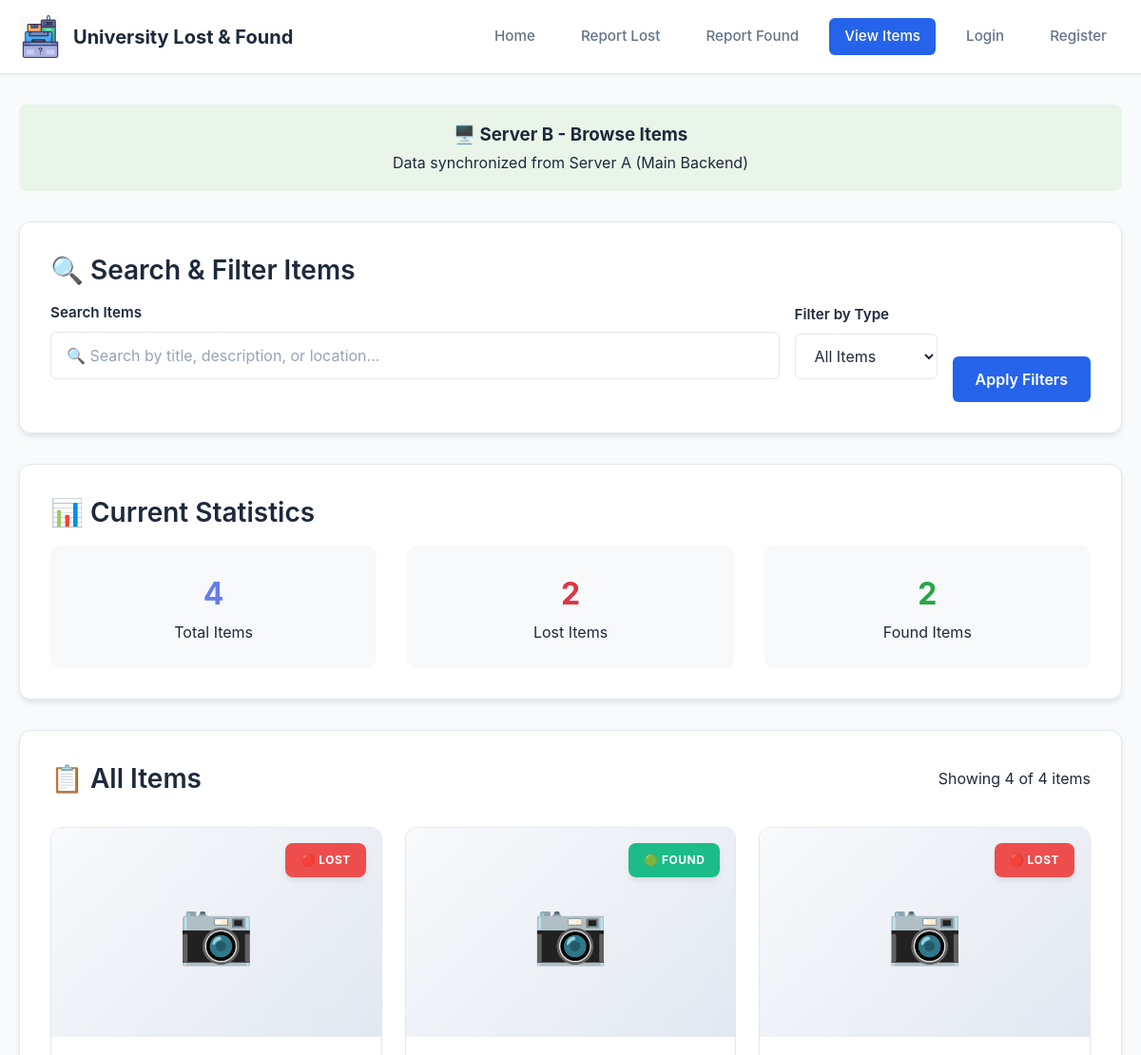
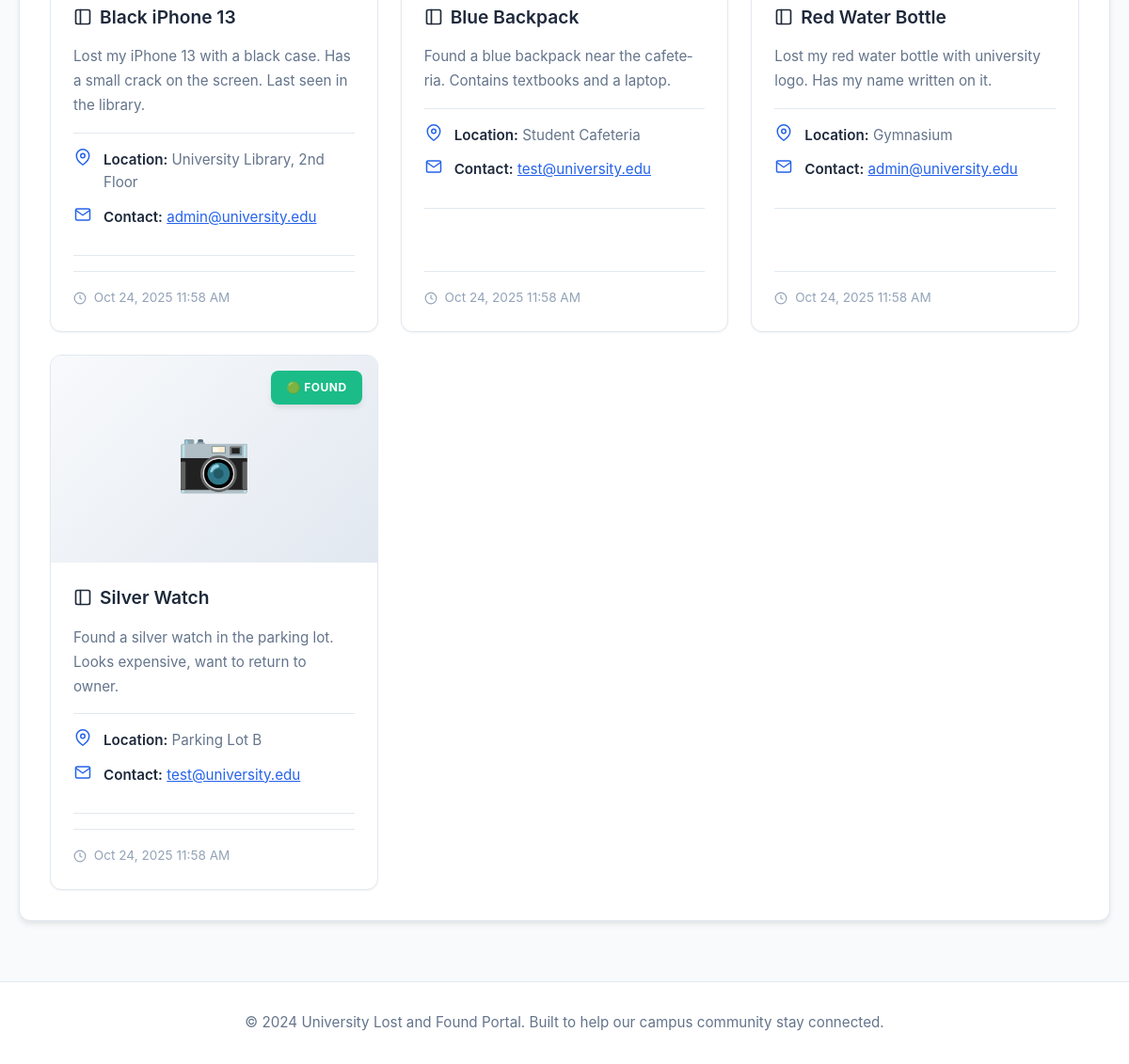
The app's page /ServerB/items.php with its own data (2 pictures, top to bottom).
### tables this page shows
CREATE TABLE IF NOT EXISTS items (
    id INT AUTO_INCREMENT PRIMARY KEY,
    user_id INT DEFAULT NULL,
    title VARCHAR(100) NOT NULL,
    description TEXT NOT NULL,
    type ENUM('lost', 'found') NOT NULL,
    location VARCHAR(100) NOT NULL,
    contact VARCHAR(100) NOT NULL,
    image VARCHAR(255) NOT NULL,
    created_at TIMESTAMP DEFAULT CURRENT_TIMESTAMP,
    FOREIGN KEY (user_id) REFERENCES users(id) ON DELETE CASCADE
);

### ServerB/config.php (called while the page is built, shortened)
<?php
function isUserLoggedIn() {
    return isset($_SESSION['user_id']) && $_SESSION['user_id'] > 0;
}
?>

### ServerB/items.php (the view, shortened to what this page needs)
<?php
require_once 'config.php';
$filter = $_GET['filter'] ?? 'all';
$search = $_GET['search'] ?? '';
$apiParams = [];
$itemsData = makeAPICall('get_items', $apiParams, 'GET');
$items = [];
$stats = ['total' => 0, 'lost_count' => 0, 'found_count' => 0];
if (isset($itemsData['success']) && $itemsData['success']) {
    $items = $itemsData['items'];
    $stats = $itemsData['stats'];
} else {
    $conn = getDBConnection();
    if ($conn) {
        $sql = "SELECT * FROM items WHERE 1=1";
        $sql .= " ORDER BY created_at DESC";
        $result = $conn->query($sql);
        if ($result) {
            $items = $result->fetch_all(MYSQLI_ASSOC);
        }
        $sql = "SELECT
            COUNT(*) as total,
            SUM(CASE WHEN type = 'lost' THEN 1 ELSE 0 END) as lost_count,
            SUM(CASE WHEN type = 'found' THEN 1 ELSE 0 END) as found_count
            FROM items";
        $result = $conn->query($sql);
        if ($result) {
            $stats = $result->fetch_assoc();
        }
    }
}
?>
<!DOCTYPE html>
<html lang="en">
<head>
    <link rel="stylesheet" href="style.css">
</head>
<body>
    <header>
        <div class="header-content">
            <div class="logo">
                <img src="./assets/logo.webp" alt="Lost & Found Logo">
                <h1>University Lost & Found</h1>
            </div>
            <nav>
                <ul>
                    <li><a href="index.php">Home</a></li>
                    <li><a href="report_lost.php">Report Lost</a></li>
                    <li><a href="report_found.php">Report Found</a></li>
                    <li><a href="items.php" class="active">View Items</a></li>
                    <?php if (isUserLoggedIn()): ?>
                        <li><a href="user_dashboard.php">My Dashboard</a></li>
                        <?php if (isCurrentUserAdmin()): ?>
                            <li><a href="../ServerA/admin_dashboard.php">Admin Panel</a></li>
                        <?php endif; ?>
                        <li><a href="user_dashboard.php?logout=1">Logout</a></li>
                    <?php else: ?>
                        <li><a href="user_login.php">Login</a></li>
                        <li><a href="user_register.php">Register</a></li>
                    <?php endif; ?>
                </ul>
            </nav>
        </div>
    </header>
    <main>
        <div class="server-info">
            <h3>🖥️ Server B - Browse Items</h3>
            <p>Data synchronized from Server A (Main Backend)</p>
        </div>
        <section class="form-container">
            <h2>🔍 Search & Filter Items</h2>
            <form method="GET" style="display: flex; gap: 1rem; align-items: end; flex-wrap: wrap;">
                <div class="form-group" style="flex: 1; min-width: 200px;">
                    <label for="search">Search Items</label>
                    <input type="text"
                           id="search"
                           name="search"
                           value="<?php echo htmlspecialchars($search); ?>"
                           placeholder="🔍 Search by title, description, or location...">
                </div>
                <div class="form-group" style="min-width: 150px;">
                    <label for="filter">Filter by Type</label>
                    <select id="filter" name="filter">
                        <option value="all" <?php if($filter == 'all') echo 'selected'; ?>>All Items</option>
                    </select>
                </div>
                <button type="submit" class="btn">Apply Filters</button>
            </form>
        </section>
        <section class="form-container">
            <h2>📊 Current Statistics</h2>
            <div style="display: grid; grid-template-columns: repeat(auto-fit, minmax(200px, 1fr)); gap: 2rem; text-align: center;">
                <div style="padding: 1.5rem; background: #f8f9fa; border-radius: 10px;">
                    <h3 style="font-size: 2rem; color: #667eea;"><?php echo $stats['total']; ?></h3>
                    <p>Total Items</p>
                </div>
                <div style="padding: 1.5rem; background: #f8f9fa; border-radius: 10px;">
                    <h3 style="font-size: 2rem; color: #dc3545;"><?php echo $stats['lost_count']; ?></h3>
                    <p>Lost Items</p>
                </div>
                <div style="padding: 1.5rem; background: #f8f9fa; border-radius: 10px;">
                    <h3 style="font-size: 2rem; color: #28a745;"><?php echo $stats['found_count']; ?></h3>
                    <p>Found Items</p>
                </div>
            </div>
        </section>
        <section class="items-container">
            <div class="items-header">
                <h2>📋 All Items</h2>
                <div>Showing <?php echo count($items); ?> of <?php echo $stats['total']; ?> items</div>
            </div>
            <?php if (count($items) > 0): ?>
                <div class="items-grid">
                    <?php foreach ($items as $item): ?>
                        <div class="item-card">
                            <div class="item-card-header">
                                <span class="item-type <?php echo $item['type']; ?>">
                                    <?php echo $item['type'] === 'lost' ? '🔴 Lost' : '🟢 Found'; ?>
                                </span>
                                <?php if ($item['image'] && file_exists('../ServerA/uploads/' . $item['image'])): ?>
                                    <img src="../ServerA/uploads/<?php echo htmlspecialchars($item['image']); ?>"
                                         alt="<?php echo htmlspecialchars($item['title']); ?>"
                                         class="item-image"
                                         onclick="openImageModal('../ServerA/uploads/<?php echo htmlspecialchars($item['image']); ?>', '<?php echo htmlspecialchars($item['title']); ?>')">
                                <?php else: ?>
                                    <div class="no-image-placeholder">
                                        <span>📷</span>
                                    </div>
                                <?php endif; ?>
                            </div>
                            <div class="item-card-body">
                                <h3>
                                    <svg width="20" height="20" viewBox="0 0 24 24" fill="none" stroke="currentColor" stroke-width="2" stroke-linecap="round" stroke-linejoin="round">
                                        <rect x="3" y="3" width="18" height="18" rx="2" ry="2"></rect>
                                        <line x1="9" y1="3" x2="9" y2="21"></line>
                                    </svg>
                                    <?php echo htmlspecialchars($item['title']); ?>
                                </h3>
                                <div class="item-card-section">
                                    <div class="item-description"><?php echo htmlspecialchars($item['description']); ?></div>
                                </div>
                                <div class="item-card-section">
                                    <div class="item-detail">
                                        <svg class="item-detail-icon" width="18" height="18" viewBox="0 0 24 24" fill="none" stroke="currentColor" stroke-width="2" stroke-linecap="round" stroke-linejoin="round">
                                            <path d="M21 10c0 7-9 13-9 13s-9-6-9-13a9 9 0 0 1 18 0z"></path>
                                            <circle cx="12" cy="10" r="3"></circle>
                                        </svg>
                                        <div class="item-detail-content">
                                            <strong>Location:</strong> <?php echo htmlspecialchars($item['location']); ?>
                                        </div>
                                    </div>
                                    <div class="item-detail">
                                        <svg class="item-detail-icon" width="18" height="18" viewBox="0 0 24 24" fill="none" stroke="currentColor" stroke-width="2" stroke-linecap="round" stroke-linejoin="round">
                                            <path d="M4 4h16c1.1 0 2 .9 2 2v12c0 1.1-.9 2-2 2H4c-1.1 0-2-.9-2-2V6c0-1.1.9-2 2-2z"></path>
                                            <polyline points="22,6 12,13 2,6"></polyline>
                                        </svg>
                                        <div class="item-detail-content">
                                            <strong>Contact:</strong> <a href="mailto:<?php echo htmlspecialchars($item['contact']); ?>" style="color: var(--primary);"><?php echo htmlspecialchars($item['contact']); ?></a>
                                        </div>
                                    </div>
                                </div>
                                <div class="item-meta">
                                    <p>
                                        <svg width="14" height="14" viewBox="0 0 24 24" fill="none" stroke="currentColor" stroke-width="2" style="vertical-align: middle; margin-right: 4px;">
                                            <circle cx="12" cy="12" r="10"></circle>
                                            <polyline points="12 6 12 12 16 14"></polyline>
                                        </svg>
                                        <?php echo date('M j, Y g:i A', strtotime($item['created_at'])); ?>
                                    </p>
                                </div>
                            </div>
                        </div>
                    <?php endforeach; ?>
                </div>
            <?php endif; ?>
        </section>
    </main>
    <footer>
        <p>&copy; 2024 University Lost and Found Portal. Built to help our campus community stay connected.</p>
    </footer>
</body>
</html>

### ServerB/items.php (style rules this page uses)
.server-info { background: #e8f5e8; padding: 1rem; border-radius: 8px; margin-bottom: 2rem; text-align: center; }

### records on screen
items: type "🔴 LOST", title "Black iPhone 13", description "Lost my iPhone 13 with a black case. Has a small crack on the screen. Last seen in the library.", location "University Library, 2nd Floor", contact "admin@university.edu", created_at "Oct 24, 2025 11:58 AM"
items: type "🟢 FOUND", title "Blue Backpack", description "Found a blue backpack near the cafeteria. Contains textbooks and a laptop.", location "Student Cafeteria", contact "test@university.edu", created_at "Oct 24, 2025 11:58 AM"
items: type "🔴 LOST", title "Red Water Bottle", description "Lost my red water bottle with university logo. Has my name written on it.", location "Gymnasium", contact "admin@university.edu", created_at "Oct 24, 2025 11:58 AM"
items: type "🟢 FOUND", title "Silver Watch", description "Found a silver watch in the parking lot. Looks expensive, want to return to owner.", location "Parking Lot B", contact "test@university.edu", created_at "Oct 24, 2025 11:58 AM"

### other values on screen
$stats['total'] "4"
$stats['lost_count'] "2"
$stats['found_count'] "2"
count($items) "4"
